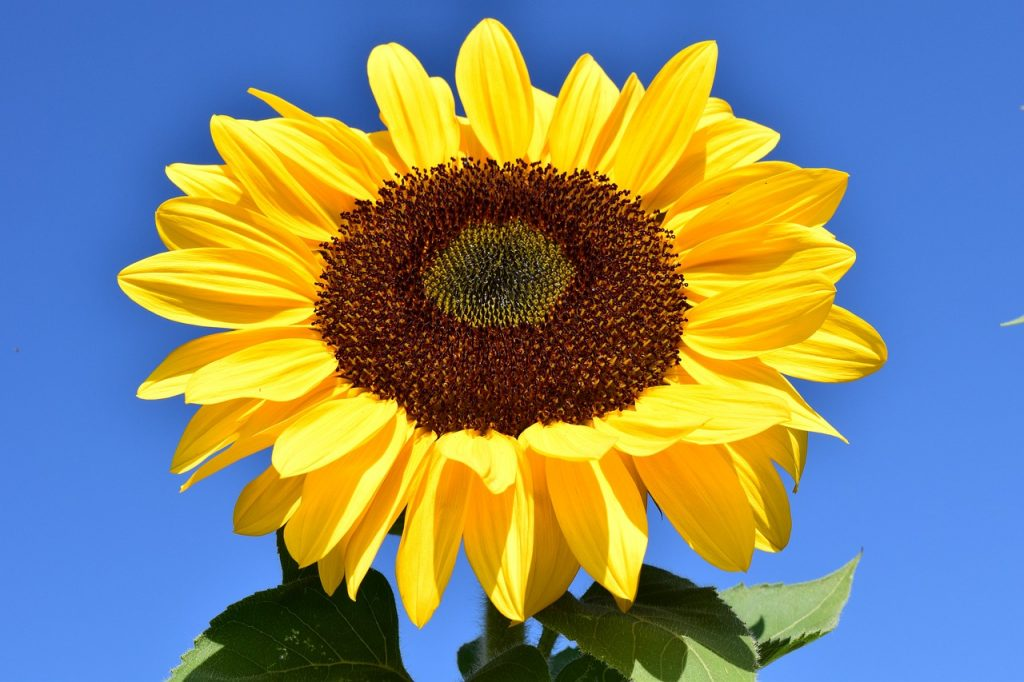
#> input picture Python/MachineLearning/SupervisedLearning/data/girassol.jpg, 1024 x 682 px
$ python test.py
#> lines starting #> are read from the running program, lines starting #| are printed output that depends on the picture
from matplotlib.image import imread
import matplotlib.pyplot as plt
import os
from sklearn.cluster import KMeans
import cv2
import numpy as np
import sys

image = cv2.imread('data/girassol.jpg')
#> image is the input picture: shape (682, 1024, 3); mean B, G, R 118.8, 135.6, 129.3
image = cv2.cvtColor(image, cv2.COLOR_BGR2GRAY)
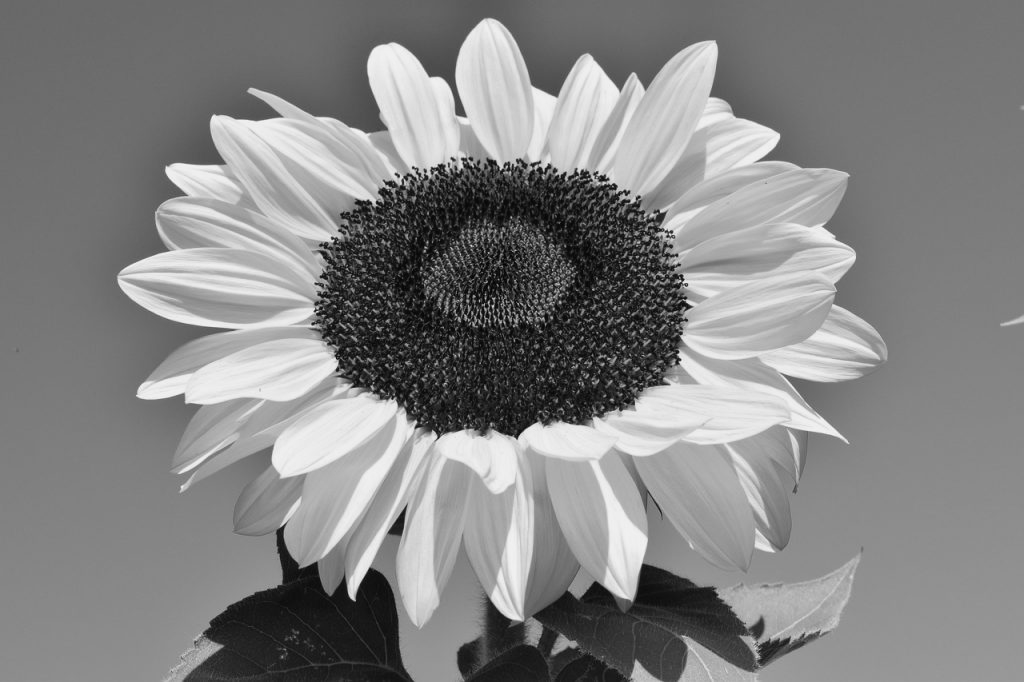
#> image: shape (682, 1024); min 2, max 246, mean 131.8
image = cv2.resize(image, (round(image.shape[1] * (1/20)), round(image.shape[0] * (1/20))))
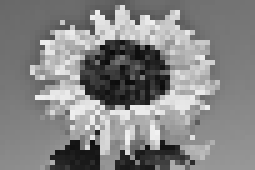
#> image: shape (34, 51) (shown 5 times larger); min 9, max 241, mean 131.8
X = image.reshape(-1, 1)
#> X = 1734 values, max 241 at index 1357, min 9 at index 532, mean 131.8
kmeans = KMeans(n_clusters=4).fit(X)

segmented_img = kmeans.cluster_centers_[kmeans.labels_]
#> segmented_img = 1734 values, max 213.6 at index 75, min 38.39 at index 175, mean 131.8
segmented_img = segmented_img.reshape(image.shape)
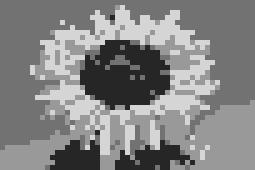
#> segmented_img: shape (34, 51) float64 (shown 5 times larger); min 38.39, max 213.6, mean 131.8

segmented_img = segmented_img.astype(int)

# Configurar opções de impressão
np.set_printoptions(linewidth=100)

# Imprimir a matriz formatada com colunas alinhadas
test = np.savetxt(sys.stdout, segmented_img, delimiter='', fmt='%4d')
#> (printed output is left out)

print(test)

$ run again, with Python/MachineLearning/SupervisedLearning/data/1131.jpg copied over Python/MachineLearning/SupervisedLearning/data/girassol.jpg
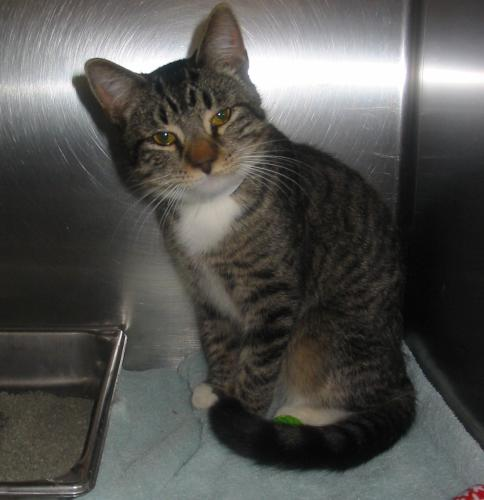
#> input picture Python/MachineLearning/SupervisedLearning/data/1131.jpg, 484 x 500 px
#> image is the input picture: shape (500, 484, 3); mean B, G, R 79.1, 82.1, 82.5
#> `image = cv2.resize(image, (round(image.shape[1] * (1/20)), round(image..`:
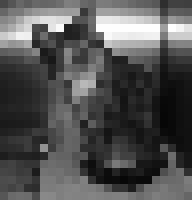
#> image: shape (25, 24) (shown 8 times larger); min 6, max 254, mean 82.2
#> X = 600 values, max 254 at index 84, min 6 at index 380, mean 82.15
#> `segmented_img = kmeans.cluster_centers_[kmeans.labels_]`: segmented_img = 600 values, max 222.7 at index 51, min 30.47 at index 20, mean 82.15
#> `segmented_img = segmented_img.reshape(image.shape)`:
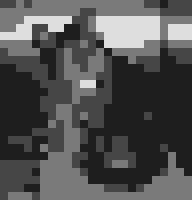
#> segmented_img: shape (25, 24) float64 (shown 8 times larger); min 30.47, max 222.7, mean 82.2
#> (printed output is left out)
#| None
